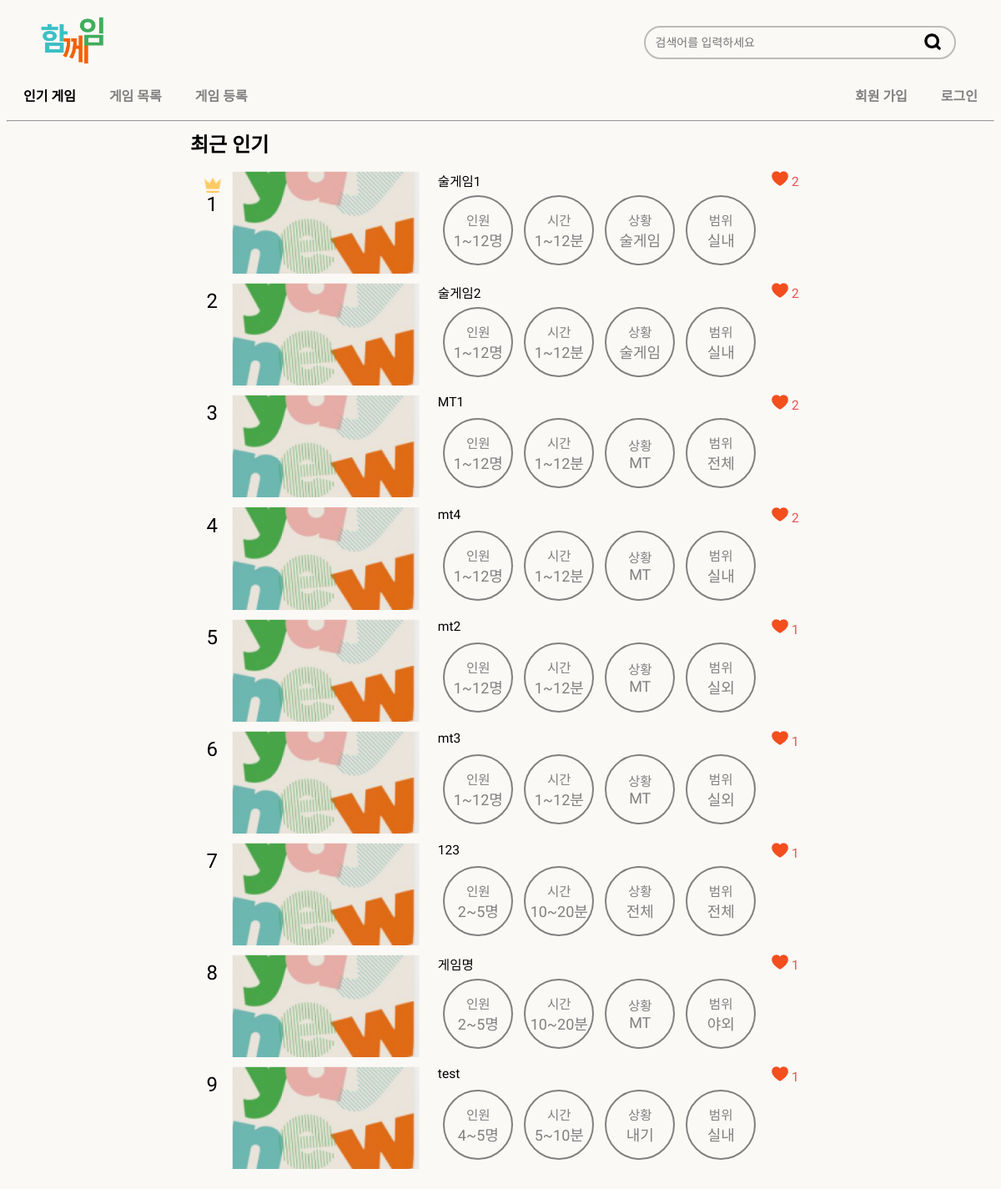
The page /ranking/liked/ on the database its author committed.
### game/models.py (models this page shows, shortened)
class Game(models.Model):
    title = models.CharField(max_length=30, null=False)
    author = models.ForeignKey(User, null=True, on_delete=models.SET_NULL, related_name='game')
    created_at = models.DateField(auto_now_add=True)
    min_num_ppl = models.IntegerField(null=True)
    max_num_ppl = models.IntegerField(null=True)
    min_time = models.CharField(max_length=30, null=True)
    max_time = models.CharField(max_length=30, null=True)
    situation = models.ForeignKey(Situation, null=False, on_delete=models.CASCADE)
    place = models.ForeignKey(Place, null=False, on_delete=models.CASCADE)
    game_type = models.ManyToManyField(GameType)
    preparation = models.TextField(null=False)
    explanation = models.TextField(null=False)
    tip = models.TextField()
    image = models.ImageField(upload_to="images/games/", null=True, blank=True)
    likes = models.ManyToManyField('Like', related_name='game', null=True, blank=True)

class Situation(models.Model):
    name = models.CharField(max_length=30, unique=True)
    def __str__(self):
        return f'{self.name}'

class Place(models.Model):
    name = models.CharField(max_length=30, unique=True)
    def __str__(self):
        return f'{self.name}'

### single_pages/views.py (the view)
# urls.py: path('ranking/liked/', LikedRankingPage, name='likedRanking'),
def LikedRankingPage(request):
    one_month_ago = datetime.now() - timedelta(days=30)
    liked_ranking = Game.objects.filter(likes__created_at__gte=one_month_ago) \
                    .annotate(like_count=Count('likes')).order_by('-like_count')[:10]
    return render(request, 'single_pages/ranking.html', {
        'title': '최근 인기',
        'liked_ranking': liked_ranking,
    })

### single_pages/templates/single_pages/ranking.html (shortened to what this page needs)
{% extends 'base.html' %}
{% load static %}
{% block extrahead %}
<link rel="stylesheet" href="{% static 'css/main_alcohol.css' %}?after" />
{% endblock %}
{% load static %}
{% block content %}
{% if liked_ranking %}
<div class="container">
  <div class="sec1">
    <p>{{ title }}</p>
  </div>
  <div class="sec2">
    <ul>
      {% for game in liked_ranking %}
        {% include 'snippets/ranking_game_part.html' with game=game %}
      {% endfor %}
    </ul>
  </div>
</div>
    {% endif %}
{% endblock %}

### templates/snippets/ranking_game_part.html
{% load static %}
        <li>
            <span class="rank">
                {% if forloop.counter == 1 %}
              <img src="{% static 'img/crown.png' %}" alt="" />
                {% endif %}
              {{ forloop.counter }}
            </span>
            {% if game.image %}
                <img src="{{ game.image.url }}" alt="게임사진" class="thumbnail">
            {% else %}
                <img src="{% static 'img/thumbnail.png' %}" alt="thumbnail" class="thumbnail">
            {% endif %}
            <div class="list-info">
                <div class="list-title">
                    <span>{{game.title | truncatechars:45 }}</span>
                    <div class="heart">
                        <img src="{% static 'img/likefull.png' %}" alt="" />
                        <span>{{game.likes.count }}</span>
                    </div>
                </div>
                <ul class="game-info">
                    <li>
                      <span>인원</span>
                      <p>{{game.min_num_ppl}}~{{game.max_num_ppl}}명</p>
                    </li>
                    <li>
                      <span>시간</span>
                      <p>{{game.min_time}}~{{game.max_time}}분</p>
                    </li>
                    <li>
                      <span>상황</span>
                      <p>{{game.situation}}</p>
                    </li>
                    <li>
                      <span>범위</span>
                      <p>{{game.place}}</p>
                    </li>
                </ul>
            </div>
        </li>

### static/css/main_alcohol.css (style rules this page uses)
html { background-color: rgba(251, 249, 246, 1); }
* { font-family: "IBM Plex Sans KR"; }
.container { display: flex; margin:auto; flex-direction: column; justify-content: center; width: 62vw; }
.sec1 p { font-size: x-large; margin-bottom: 0%; margin-top: 0; font-weight: 600; margin: 0; }
.sec2 ul { padding: 0; }
.sec2 ul li { display: flex; margin: 1.5%; justify-content: center; }
.list-info { margin-left: 3%; width: 60%; }
.rank { font-size: 2vw; padding-top: 1vh; display:flex; flex-direction: column; text-align: center; width: 2vw; }
.rank img { min-width: 1.7vw; max-width: 1.7vw; padding-left: 0.2vw !important; }
.list-info span { font-size: 1.3vw; }
.heart { color: rgba(232, 82, 82, 1); }
.thumbnail { width: 18.75vw; height: 10.25vw; padding-left: 1vw; object-fit: cover; }
.sec2 ul li div img { width: 20px; }
.list-title { display: flex; justify-content: space-between; }
.game-info { display: flex; flex-direction: row; padding: 0; }
.game-info li { width: 7vw; box-sizing: border-box; display: flex; flex-direction: column; border: 2px solid grey; color: gray; justify-content: center; align-items: center; border-radius: 50%; height: 7vw !important; }
.game-info li p { margin: 0; font-size: 1.5vw; }

### rows shown on the page
Game: title "술게임1", likes.count "2", min_num_ppl "1", max_num_ppl "12", min_time "1", max_time "12", situation "술게임", place "실내"
Game: title "술게임2", likes.count "2", min_num_ppl "1", max_num_ppl "12", min_time "1", max_time "12", situation "술게임", place "실내"
Game: title "MT1", likes.count "2", min_num_ppl "1", max_num_ppl "12", min_time "1", max_time "12", situation "MT", place "전체"
Game: title "mt4", likes.count "2", min_num_ppl "1", max_num_ppl "12", min_time "1", max_time "12", situation "MT", place "실내"
Game: title "mt2", likes.count "1", min_num_ppl "1", max_num_ppl "12", min_time "1", max_time "12", situation "MT", place "실외"
Game: title "mt3", likes.count "1", min_num_ppl "1", max_num_ppl "12", min_time "1", max_time "12", situation "MT", place "실외"
Game: title "123", likes.count "1", min_num_ppl "2", max_num_ppl "5", min_time "10", max_time "20", situation "전체", place "전체"
Game: title "게임명", likes.count "1", min_num_ppl "2", max_num_ppl "5", min_time "10", max_time "20", situation "MT", place "야외"
Game: title "test", likes.count "1", min_num_ppl "4", max_num_ppl "5", min_time "5", max_time "10", situation "내기", place "실내"

### other values the page prints
{{ title }} "최근 인기"
